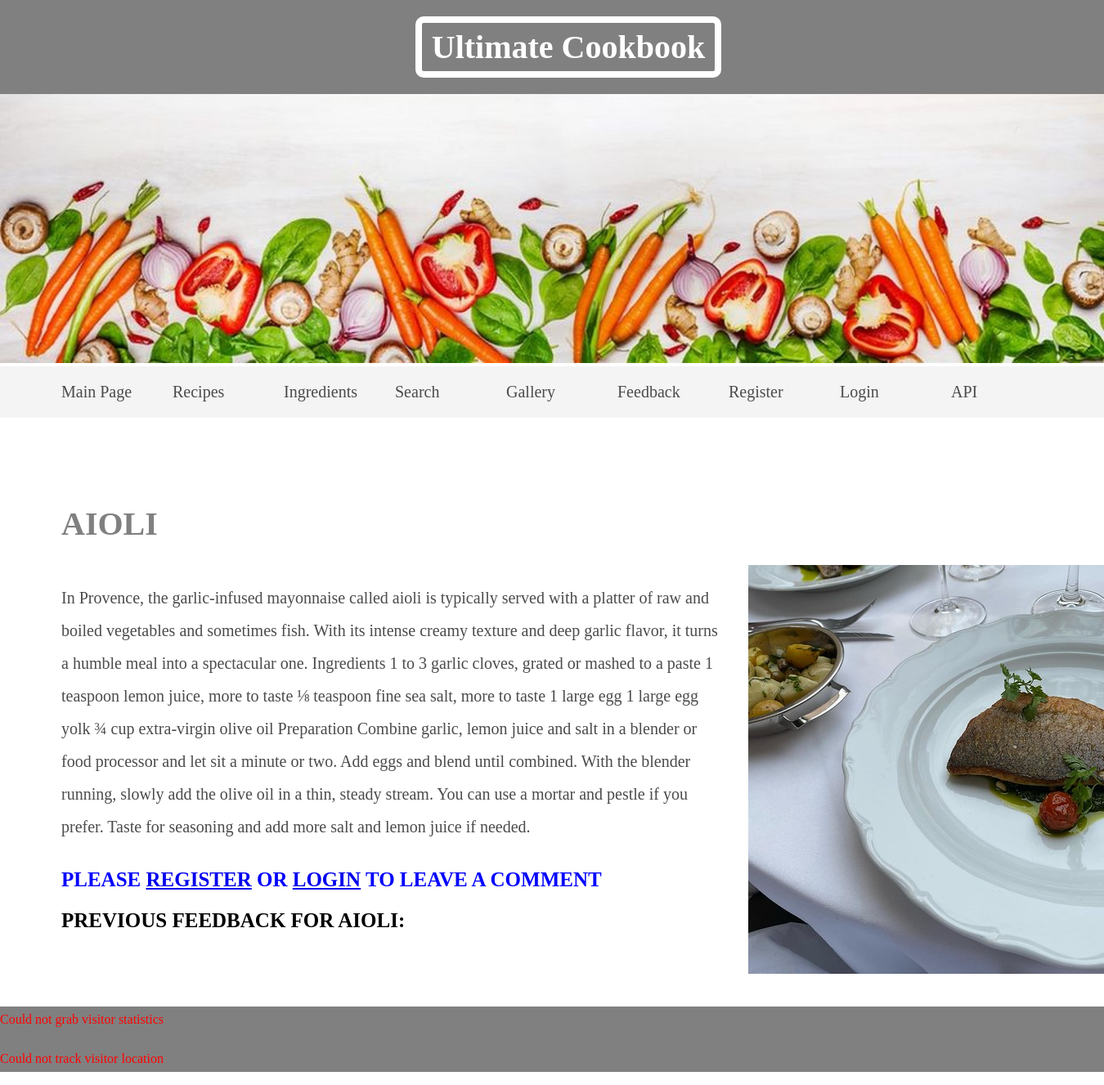
/recipe/aioli, run on the app's committed database.
### src/models.py (models this page shows, shortened)
class Recipe(db.Model):
    __tablename__ = 'recepies'
    id = Column(Integer, primary_key=True)
    name = Column(String)
    recipe = Column(String)
    ingridients = db.relationship('Ingridient', secondary='recipe_ingridients',
                                  lazy='subquery', backref=db.backref('recepies', lazy=True))

### src/routes.py (the view, shortened to what this page needs)
@app.route('/recipe/<string:page_name>', methods=['GET', 'POST'])
def load_recipe(page_name):
    name = page_name.replace('_', ' ')
    recipe = load_recepies_from_db(name)
    image = check_for_image(name)
    if request.method == 'GET':
        comments = feedback_loader(name)
        return render_template('recipe.html', title=name.upper(), recipe=recipe, image=image, comments=comments, pname=page_name, user=session.get('username', ''))

### src/flickr_api_helper.py (called while the page is built)
def check_for_image(query):
    query = query.strip().lower()
    word = query.replace(' ', '_') + '.jpg'
    file_list = os.listdir(os.path.join(STATIC_PATH, 'img'))
    if word in file_list:
        print('Image found in database')
        path = 'img/' + word
        return path
    else:
        if build_url(flickr_request(query), word):
            return check_for_image(query)
        return "img/nothing_to_display.jpg"

### src/templates/recipe.html (shortened to what this page needs)
{% extends 'base.html' %}
{% block content%}
<article>
    <h1>
        {{ title }}
    </h1>
<aside>
  <img src="{{ url_for('static', filename=image) }}">
</aside>
  <p>{{ recipe }}</p>
</article>
<article>
{% if user %}
    <h2>Leave your feedback in the form below</h2>
<form action="/recipe/{{ pname }}" method="post">
  <input type="hidden" name="fname" value="{{ user }}"><br>
  <label for="msg">Enter message and it will be displayed on site:</label><br>
  <textarea id="msg" name="messg" rows="10" cols="100%" placeholder="Some text here" required></textarea><br><br>
  <input type="submit" value="Submit">
</form>
    {% else %}
    <h2 style="color: blue">Please <a href="{{ url_for('register') }}">register</a> or <a href="{{ url_for('login') }}">login</a> to leave a comment</h2>
    {% endif %}
<h2>Previous Feedback for {{ title }}:</h2>
</article>
{% endblock %}

### static/styles.css (style rules this page uses)
body, ul, li, h1, h2, h3, a { margin: 0; padding: 0; font-family: georgia }
article h2 { font-size: 25px; text-transform: uppercase; line-height: 2em; }
article p { line-height: 2em; color: #4b4b4b; font-size: 20px }
article h1 { color: grey; font-size: 40px; display: block; line-height: 2.5em; }
aside { width: 30%; padding-left: 15px; margin-left: 15px; float: right; }
a[href] { background-color: #3dd13d; color: white; text-decoration: none; font-weight: bold; text-transform: uppercase; border: 2px solid blue; }

### data on the page
Recipe: name "AIOLI", recipe "In Provence, the garlic-infused mayonnaise called aioli is typically served with a platter of raw and boiled vegetables and sometimes fish. With its intense creamy texture and deep garlic flavor, it turns a humble meal into a spectacular one. Ingredients 1 to 3 garlic cloves, grated or mashed to a paste 1 teaspoon lemon juice, more to taste ⅛ teaspoon fine sea salt, more to taste 1 large egg 1 large egg yolk ¾ cup extra-virgin olive oil Preparation Combine garlic, lemon juice and salt in a blender or food processor and let sit a minute or two. Add eggs and blend until combined. With the blender running, slowly add the olive oil in a thin, steady stream. You can use a mortar and pestle if…"
